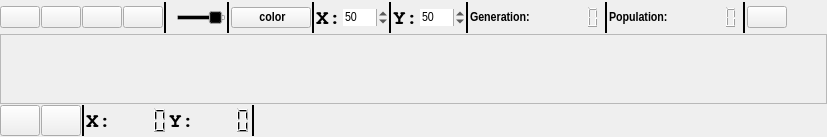
      <widget class="QFrame" name="GameFrame">
       <property name="sizePolicy">
        <sizepolicy hsizetype="MinimumExpanding" vsizetype="Preferred">
         <horstretch>100</horstretch>
         <verstretch>0</verstretch>
        </sizepolicy>
       </property>
       <property name="frameShape">
        <enum>QFrame::NoFrame</enum>
       </property>
       <property name="frameShadow">
        <enum>QFrame::Raised</enum>
       </property>
       <property name="lineWidth">
        <number>1</number>
       </property>
       <layout class="QVBoxLayout" name="verticalLayout_2">
        <property name="spacing">
         <number>1</number>
        </property>
        <property name="leftMargin">
         <number>0</number>
        </property>
        <property name="topMargin">
         <number>2</number>
        </property>
        <property name="rightMargin">
         <number>0</number>
        </property>
        <property name="bottomMargin">
         <number>1</number>
        </property>
        <item>
         <layout class="QHBoxLayout" name="CtrlLayout">
          <item>
           <widget class="QPushButton" name="StartStopBut">
            <property name="sizePolicy">
             <sizepolicy hsizetype="Fixed" vsizetype="Fixed">
              <horstretch>0</horstretch>
              <verstretch>0</verstretch>
             </sizepolicy>
            </property>
            <property name="toolTip">
             <string>Start game (space)</string>
            </property>
            <property name="text">
             <string/>
            </property>
            <property name="icon">
             <iconset resource="resources.qrc">
              <normaloff>:/icons/icons/play.png</normaloff>:/icons/icons/play.png</iconset>
            </property>
            <property name="iconSize">
             <size>
              <width>22</width>
              <height>22</height>
             </size>
            </property>
            <property name="shortcut">
             <string>Space</string>
            </property>
           </widget>
          </item>
          <item>
           <widget class="QPushButton" name="stepBut">
            <property name="toolTip">
             <string>Play one turn (N)</string>
            </property>
            <property name="text">
             <string/>
            </property>
            <property name="icon">
             <iconset resource="resources.qrc">
              <normaloff>:/icons/icons/next.png</normaloff>:/icons/icons/next.png</iconset>
            </property>
            <property name="iconSize">
             <size>
              <width>22</width>
              <height>22</height>
             </size>
            </property>
            <property name="shortcut">
             <string>N</string>
            </property>
           </widget>
          </item>
          <item>
           <widget class="QPushButton" name="ClearBut">
            <property name="sizePolicy">
             <sizepolicy hsizetype="Preferred" vsizetype="Fixed">
              <horstretch>0</horstretch>
              <verstretch>0</verstretch>
             </sizepolicy>
            </property>
            <property name="toolTip">
             <string>Clear grid (Ctrl+W)</string>
            </property>
            <property name="text">
             <string/>
            </property>
            <property name="icon">
             <iconset resource="resources.qrc">
              <normaloff>:/icons/icons/clear.png</normaloff>:/icons/icons/clear.png</iconset>
            </property>
            <property name="iconSize">
             <size>
              <width>22</width>
              <height>22</height>
             </size>
            </property>
            <property name="shortcut">
             <string>Ctrl+W</string>
            </property>
           </widget>
          </item>
          <item>
           <widget class="QPushButton" name="invBut">
            <property name="toolTip">
             <string>Invert all cell states (ctrl + I).</string>
            </property>
            <property name="text">
             <string/>
            </property>
            <property name="icon">
             <iconset resource="resources.qrc">
              <normaloff>:/icons/icons/invert.png</normaloff>:/icons/icons/invert.png</iconset>
            </property>
            <property name="iconSize">
             <size>
              <width>22</width>
              <height>22</height>
             </size>
            </property>
            <property name="shortcut">
             <string>Ctrl+I</string>
            </property>
           </widget>
          </item>
          <item>
           <widget class="QFrame" name="sep1">
            <property name="frameShape">
             <enum>QFrame::VLine</enum>
            </property>
            <property name="frameShadow">
             <enum>QFrame::Plain</enum>
            </property>
            <property name="lineWidth">
             <number>2</number>
            </property>
           </widget>
          </item>
          <item>
           <widget class="QLabel" name="labelSpeed">
            <property name="maximumSize">
             <size>
              <width>16</width>
              <height>16</height>
             </size>
            </property>
            <property name="text">
             <string/>
            </property>
            <property name="pixmap">
             <pixmap resource="resources.qrc">:/icons/icons/speed.png</pixmap>
            </property>
            <property name="scaledContents">
             <bool>true</bool>
            </property>
           </widget>
          </item>
          <item>
           <widget class="QSlider" name="intervalSlider">
            <property name="maximumSize">
             <size>
              <width>50</width>
              <height>16777215</height>
             </size>
            </property>
            <property name="palette">
             <palette>
              <active>
               <colorrole role="Button">
                <brush brushstyle="SolidPattern">
                 <color alpha="255">
                  <red>0</red>
                  <green>0</green>
                  <blue>0</blue>
                 </color>
                </brush>
               </colorrole>
               <colorrole role="Highlight">
                <brush brushstyle="SolidPattern">
                 <color alpha="255">
                  <red>231</red>
                  <green>231</green>
                  <blue>231</blue>
                 </color>
                </brush>
               </colorrole>
              </active>
              <inactive>
               <colorrole role="Button">
                <brush brushstyle="SolidPattern">
                 <color alpha="255">
                  <red>0</red>
                  <green>0</green>
                  <blue>0</blue>
                 </color>
                </brush>
               </colorrole>
               <colorrole role="Highlight">
                <brush brushstyle="SolidPattern">
                 <color alpha="255">
                  <red>231</red>
                  <green>231</green>
                  <blue>231</blue>
                 </color>
                </brush>
               </colorrole>
              </inactive>
              <disabled>
               <colorrole role="Button">
                <brush brushstyle="SolidPattern">
                 <color alpha="255">
                  <red>0</red>
                  <green>0</green>
                  <blue>0</blue>
                 </color>
                </brush>
               </colorrole>
               <colorrole role="Highlight">
                <brush brushstyle="SolidPattern">
                 <color alpha="255">
                  <red>145</red>
                  <green>141</green>
                  <blue>126</blue>
                 </color>
                </brush>
               </colorrole>
              </disabled>
             </palette>
            </property>
            <property name="minimum">
             <number>25</number>
            </property>
            <property name="maximum">
             <number>1000</number>
            </property>
            <property name="value">
             <number>100</number>
            </property>
            <property name="orientation">
             <enum>Qt::Horizontal</enum>
            </property>
            <property name="invertedAppearance">
             <bool>true</bool>
            </property>
            <property name="invertedControls">
             <bool>true</bool>
            </property>
           </widget>
          </item>
          <item>
           <widget class="QFrame" name="sep6">
            <property name="frameShape">
             <enum>QFrame::VLine</enum>
            </property>
            <property name="frameShadow">
             <enum>QFrame::Plain</enum>
            </property>
            <property name="lineWidth">
             <number>2</number>
            </property>
           </widget>
          </item>
          <item>
           <widget class="QPushButton" name="colorButton">
            <property name="sizePolicy">
             <sizepolicy hsizetype="Fixed" vsizetype="Fixed">
              <horstretch>0</horstretch>
              <verstretch>0</verstretch>
             </sizepolicy>
            </property>
            <property name="font">
             <font>
              <family>Liberation Sans Narrow</family>
              <pointsize>10</pointsize>
              <weight>75</weight>
              <bold>true</bold>
             </font>
            </property>
            <property name="toolTip">
             <string>Select cells color (Alt+C)</string>
            </property>
            <property name="text">
             <string> color</string>
            </property>
            <property name="shortcut">
             <string>Alt+C</string>
            </property>
           </widget>
          </item>
          <item>
           <widget class="QFrame" name="sep2">
            <property name="toolTip">
             <string>About automata</string>
            </property>
            <property name="frameShape">
             <enum>QFrame::VLine</enum>
            </property>
            <property name="frameShadow">
             <enum>QFrame::Plain</enum>
            </property>
            <property name="lineWidth">
             <number>2</number>
            </property>
           </widget>
          </item>
          <item>
           <widget class="QLabel" name="xlabelt">
            <property name="font">
             <font>
              <family>Nimbus Mono L</family>
              <pointsize>16</pointsize>
              <weight>75</weight>
              <bold>true</bold>
             </font>
            </property>
            <property name="text">
             <string>X:</string>
            </property>
            <property name="textFormat">
             <enum>Qt::AutoText</enum>
            </property>
           </widget>
          </item>
          <item>
           <widget class="QSpinBox" name="widthControl">
            <property name="sizePolicy">
             <sizepolicy hsizetype="Fixed" vsizetype="Fixed">
              <horstretch>0</horstretch>
              <verstretch>0</verstretch>
             </sizepolicy>
            </property>
            <property name="font">
             <font>
              <family>Liberation Sans Narrow</family>
              <pointsize>10</pointsize>
             </font>
            </property>
            <property name="toolTip">
             <string>Select grid width</string>
            </property>
            <property name="frame">
             <bool>false</bool>
            </property>
            <property name="suffix">
             <string/>
            </property>
            <property name="minimum">
             <number>10</number>
            </property>
            <property name="maximum">
             <number>1000</number>
            </property>
            <property name="value">
             <number>50</number>
            </property>
           </widget>
          </item>
          <item>
           <widget class="QFrame" name="sep2_3">
            <property name="frameShape">
             <enum>QFrame::VLine</enum>
            </property>
            <property name="frameShadow">
             <enum>QFrame::Plain</enum>
            </property>
            <property name="lineWidth">
             <number>2</number>
            </property>
           </widget>
          </item>
          <item>
           <widget class="QLabel" name="ylabelt">
            <property name="font">
             <font>
              <family>Nimbus Mono L</family>
              <pointsize>16</pointsize>
              <weight>75</weight>
              <bold>true</bold>
             </font>
            </property>
            <property name="text">
             <string>Y:</string>
            </property>
           </widget>
          </item>
          <item>
           <widget class="QSpinBox" name="heightControl">
            <property name="sizePolicy">
             <sizepolicy hsizetype="Fixed" vsizetype="Fixed">
              <horstretch>0</horstretch>
              <verstretch>0</verstretch>
             </sizepolicy>
            </property>
            <property name="font">
             <font>
              <family>Liberation Sans Narrow</family>
              <pointsize>10</pointsize>
             </font>
            </property>
            <property name="toolTip">
             <string>Select grid height</string>
            </property>
            <property name="frame">
             <bool>false</bool>
            </property>
            <property name="suffix">
             <string/>
            </property>
            <property name="minimum">
             <number>10</number>
            </property>
            <property name="maximum">
             <number>1000</number>
            </property>
            <property name="value">
             <number>50</number>
            </property>
           </widget>
          </item>
          <item>
           <widget class="QFrame" name="sep3">
            <property name="frameShape">
             <enum>QFrame::VLine</enum>
            </property>
            <property name="frameShadow">
             <enum>QFrame::Plain</enum>
            </property>
            <property name="lineWidth">
             <number>2</number>
            </property>
           </widget>
          </item>
          <item>
           <widget class="QLabel" name="labelGen">
            <property name="font">
             <font>
              <family>Liberation Sans Narrow</family>
              <pointsize>10</pointsize>
              <weight>75</weight>
              <bold>true</bold>
             </font>
            </property>
            <property name="text">
             <string>Generation:</string>
            </property>
           </widget>
          </item>
          <item>
           <widget class="QLCDNumber" name="lcdG">
            <property name="toolTip">
             <string>Number of generations computed</string>
            </property>
            <property name="frameShape">
             <enum>QFrame::NoFrame</enum>
            </property>
            <property name="digitCount">
             <number>6</number>
            </property>
           </widget>
          </item>
          <item>
           <widget class="QFrame" name="sep4">
            <property name="frameShape">
             <enum>QFrame::VLine</enum>
            </property>
            <property name="frameShadow">
             <enum>QFrame::Plain</enum>
            </property>
            <property name="lineWidth">
             <number>2</number>
            </property>
           </widget>
          </item>
          <item>
           <widget class="QLabel" name="labelPop">
            <property name="font">
             <font>
              <family>Liberation Sans Narrow</family>
              <pointsize>10</pointsize>
              <weight>75</weight>
              <bold>true</bold>
             </font>
            </property>
            <property name="text">
             <string>Population:</string>
            </property>
           </widget>
          </item>
          <item>
           <widget class="QLCDNumber" name="lcdP">
            <property name="toolTip">
             <string>Number of generations computed</string>
            </property>
            <property name="frameShape">
             <enum>QFrame::NoFrame</enum>
            </property>
            <property name="digitCount">
             <number>6</number>
            </property>
           </widget>
          </item>
          <item>
           <widget class="QFrame" name="sep4_2">
            <property name="frameShape">
             <enum>QFrame::VLine</enum>
            </property>
            <property name="frameShadow">
             <enum>QFrame::Plain</enum>
            </property>
            <property name="lineWidth">
             <number>2</number>
            </property>
           </widget>
          </item>
          <item>
           <widget class="QPushButton" name="infoBut">
            <property name="toolTip">
             <string>Help/About (F1)</string>
            </property>
            <property name="text">
             <string/>
            </property>
            <property name="icon">
             <iconset resource="resources.qrc">
              <normaloff>:/icons/icons/info.png</normaloff>:/icons/icons/info.png</iconset>
            </property>
            <property name="iconSize">
             <size>
              <width>22</width>
              <height>22</height>
             </size>
            </property>
            <property name="shortcut">
             <string>F1</string>
            </property>
           </widget>
          </item>
          <item>
           <spacer name="horizontalSpacer_6">
            <property name="orientation">
             <enum>Qt::Horizontal</enum>
            </property>
            <property name="sizeHint" stdset="0">
             <size>
              <width>40</width>
              <height>20</height>
             </size>
            </property>
           </spacer>
          </item>
         </layout>
        </item>
        <item>
         <widget class="QScrollArea" name="GameArea">
          <property name="sizePolicy">
           <sizepolicy hsizetype="Expanding" vsizetype="Expanding">
            <horstretch>0</horstretch>
            <verstretch>0</verstretch>
           </sizepolicy>
          </property>
          <property name="cursor" stdset="0">
           <cursorShape>ArrowCursor</cursorShape>
          </property>
          <property name="widgetResizable">
           <bool>true</bool>
          </property>
          <widget class="QWidget" name="scrollAreaWidgetContents_2">
           <property name="geometry">
            <rect>
             <x>0</x>
             <y>0</y>
             <width>920</width>
             <height>520</height>
            </rect>
           </property>
          </widget>
         </widget>
        </item>
        <item>
         <layout class="QHBoxLayout" name="ZoomLayout">
          <item>
           <widget class="QPushButton" name="zoomOutBut">
            <property name="sizePolicy">
             <sizepolicy hsizetype="Minimum" vsizetype="Minimum">
              <horstretch>0</horstretch>
              <verstretch>0</verstretch>
             </sizepolicy>
            </property>
            <property name="toolTip">
             <string>Zoom out (ctrl + wheel-)</string>
            </property>
            <property name="text">
             <string/>
            </property>
            <property name="icon">
             <iconset resource="resources.qrc">
              <normaloff>:/icons/icons/zoomout.png</normaloff>:/icons/icons/zoomout.png</iconset>
            </property>
            <property name="iconSize">
             <size>
              <width>22</width>
              <height>22</height>
             </size>
            </property>
            <property name="shortcut">
             <string>-</string>
            </property>
           </widget>
          </item>
          <item>
           <widget class="QPushButton" name="zoomInBut">
            <property name="sizePolicy">
             <sizepolicy hsizetype="Minimum" vsizetype="Minimum">
              <horstretch>0</horstretch>
              <verstretch>0</verstretch>
             </sizepolicy>
            </property>
            <property name="toolTip">
             <string>Zoom in (ctrl + wheel+)</string>
            </property>
            <property name="text">
             <string/>
            </property>
            <property name="icon">
             <iconset resource="resources.qrc">
              <normaloff>:/icons/icons/zoomin.png</normaloff>:/icons/icons/zoomin.png</iconset>
            </property>
            <property name="iconSize">
             <size>
              <width>22</width>
              <height>22</height>
             </size>
            </property>
            <property name="shortcut">
             <string>+</string>
            </property>
           </widget>
          </item>
          <item>
           <widget class="QFrame" name="sep5">
            <property name="frameShape">
             <enum>QFrame::VLine</enum>
            </property>
            <property name="frameShadow">
             <enum>QFrame::Plain</enum>
            </property>
            <property name="lineWidth">
             <number>2</number>
            </property>
           </widget>
          </item>
          <item>
           <widget class="QLabel" name="xlabelb">
            <property name="font">
             <font>
              <family>Nimbus Mono L</family>
              <pointsize>16</pointsize>
              <weight>75</weight>
              <bold>true</bold>
             </font>
            </property>
            <property name="text">
             <string>X:</string>
            </property>
            <property name="textFormat">
             <enum>Qt::AutoText</enum>
            </property>
           </widget>
          </item>
          <item>
           <widget class="QLCDNumber" name="lcdX">
            <property name="toolTip">
             <string>Current x coordinate</string>
            </property>
            <property name="frameShape">
             <enum>QFrame::NoFrame</enum>
            </property>
            <property name="digitCount">
             <number>4</number>
            </property>
           </widget>
          </item>
          <item>
           <widget class="QLabel" name="ylabel">
            <property name="font">
             <font>
              <family>Nimbus Mono L</family>
              <pointsize>16</pointsize>
              <weight>75</weight>
              <bold>true</bold>
             </font>
            </property>
            <property name="text">
             <string>Y:</string>
            </property>
           </widget>
          </item>
          <item>
           <widget class="QLCDNumber" name="lcdY">
            <property name="toolTip">
             <string>Current y coordinate</string>
            </property>
            <property name="frameShape">
             <enum>QFrame::NoFrame</enum>
            </property>
            <property name="digitCount">
             <number>4</number>
            </property>
           </widget>
          </item>
          <item>
           <widget class="QFrame" name="sep7">
            <property name="frameShape">
             <enum>QFrame::VLine</enum>
            </property>
            <property name="frameShadow">
             <enum>QFrame::Plain</enum>
            </property>
            <property name="lineWidth">
             <number>2</number>
            </property>
           </widget>
          </item>
          <item>
           <widget class="QLabel" name="labelInfo">
            <property name="font">
             <font>
              <family>Liberation Sans Narrow</family>
              <pointsize>10</pointsize>
              <weight>75</weight>
              <bold>true</bold>
             </font>
            </property>
            <property name="text">
             <string/>
            </property>
           </widget>
          </item>
          <item>
           <spacer name="horizontalSpacer">
            <property name="orientation">
             <enum>Qt::Horizontal</enum>
            </property>
            <property name="sizeHint" stdset="0">
             <size>
              <width>40</width>
              <height>20</height>
             </size>
            </property>
           </spacer>
          </item>
         </layout>
        </item>
       </layout>
      </widget>
